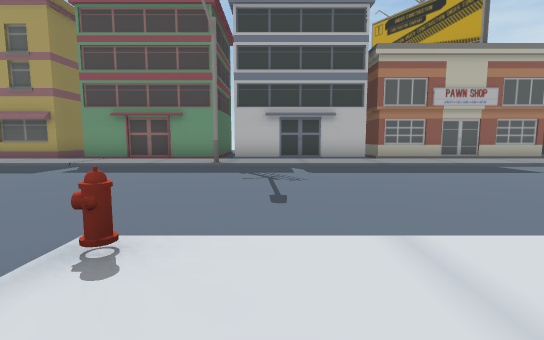
[1] (above)

22 first-person views from a walk through a Unity game level. The camera is 1.2 m above the floor, tilts 6° down and sees 85° across. The floor is counted in squares, 2 m on a side. Each view is taken from the middle of a square. On the plan, view 1 faces up. The plan holds only what a view shows up to about 9 squares ahead; the rest is blank. The place goes on beyond the plan.

[2]
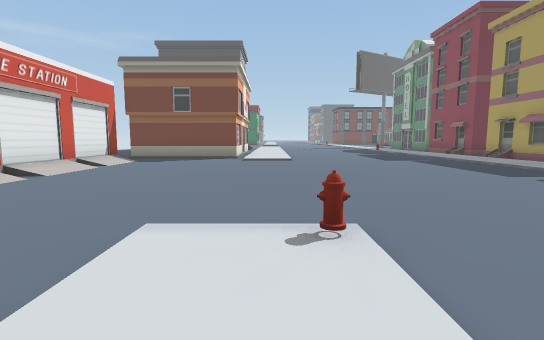

[3]
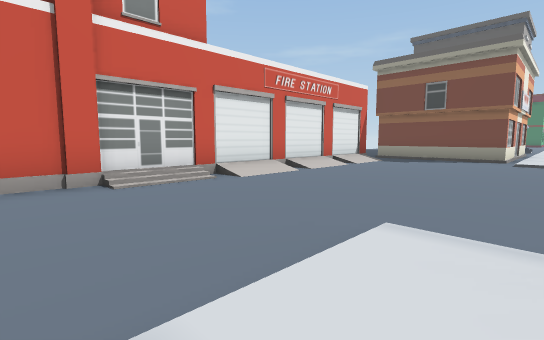

[4]
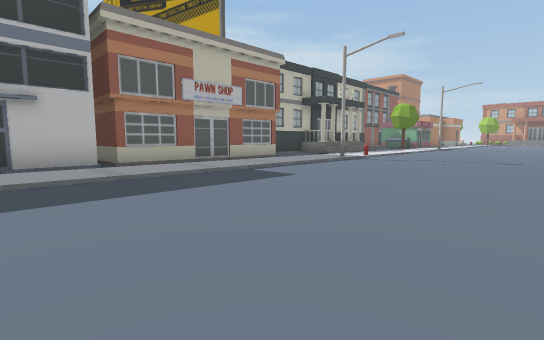

[5]
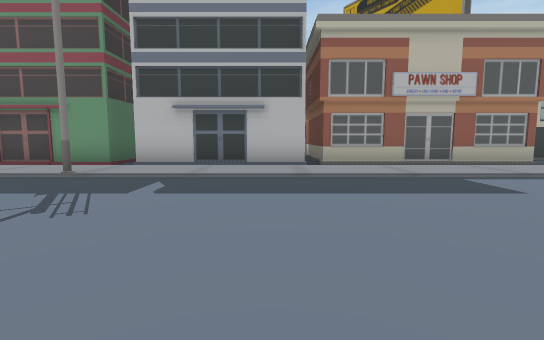

[6]
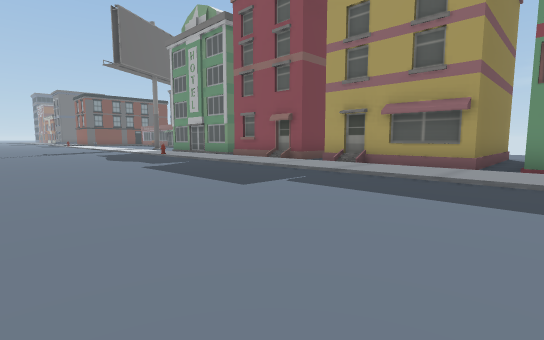

[7]
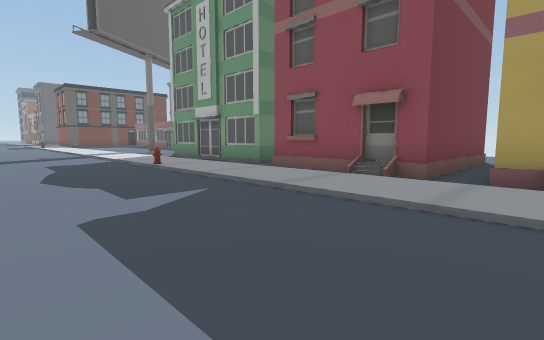

[8]
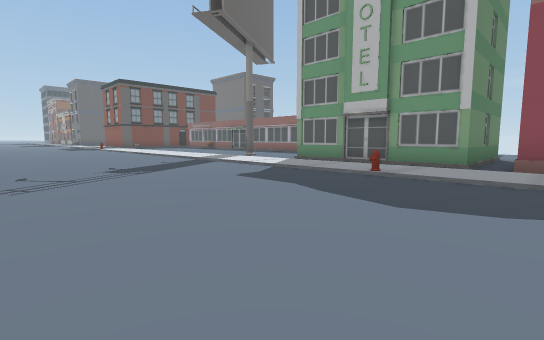

[9]
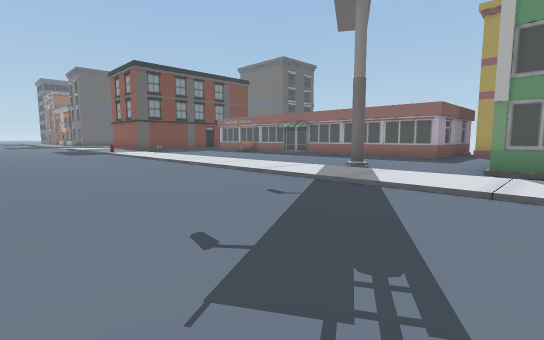

[10]
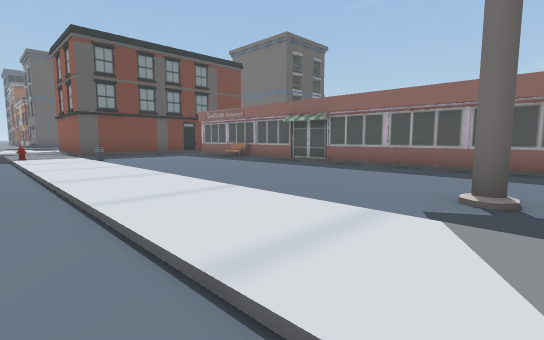

[11]
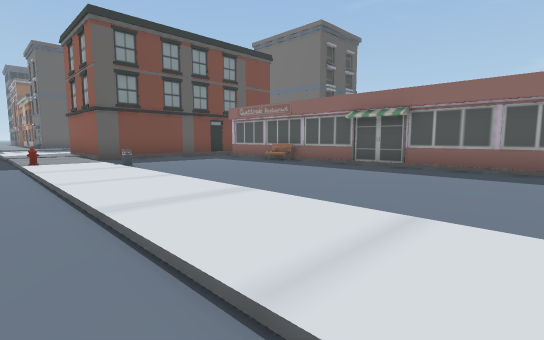

[12]
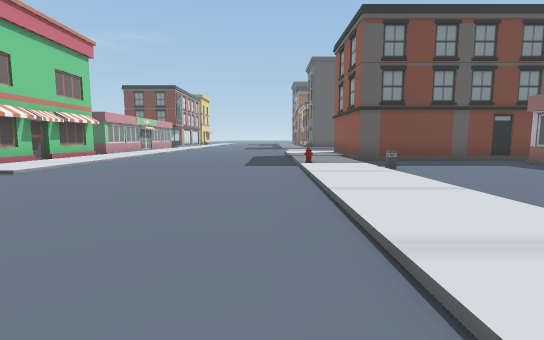

[13]
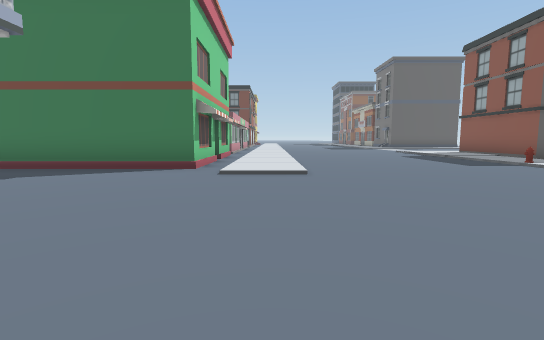

[14]
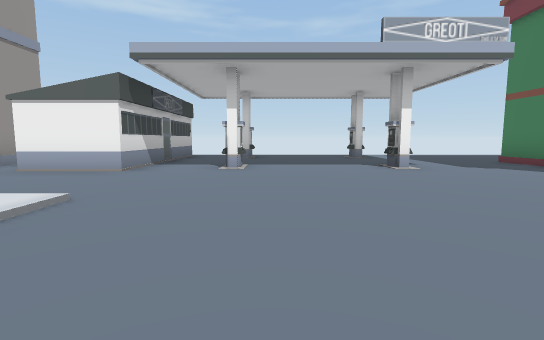

[15]
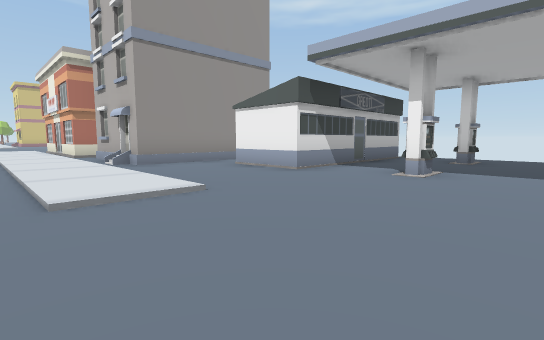

[16]
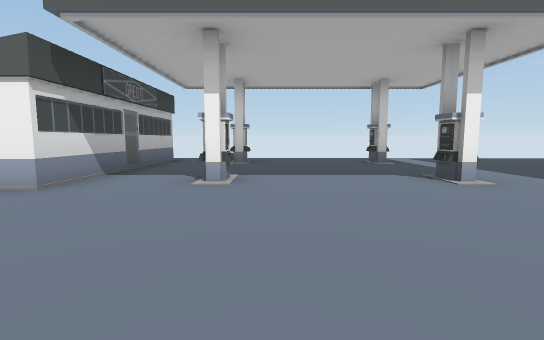

[17]
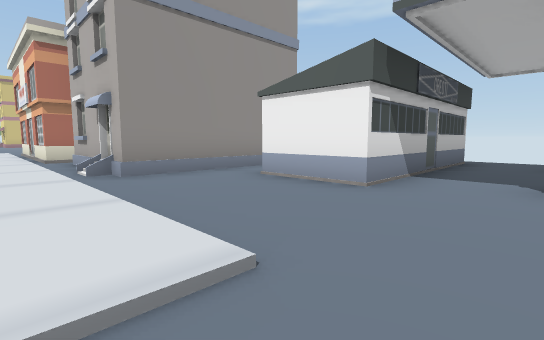

[18]
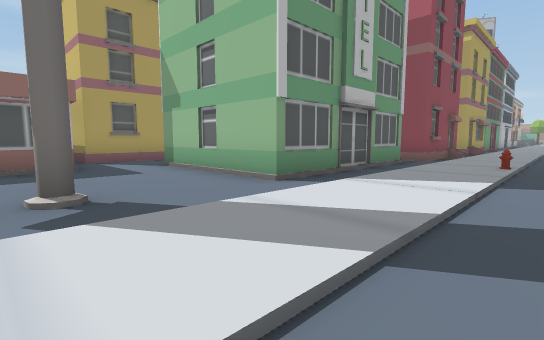

[19]
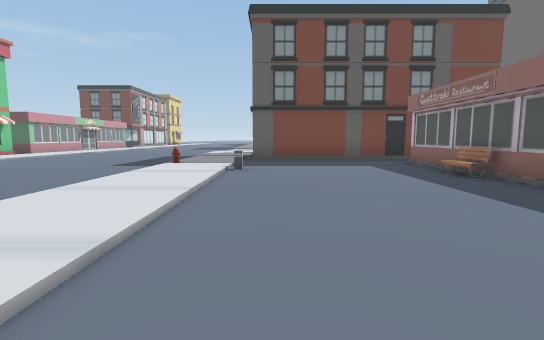

[20]
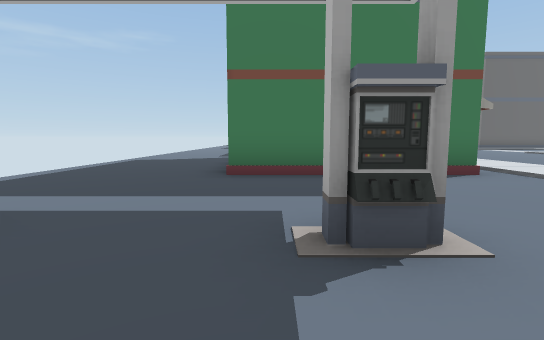

[21]
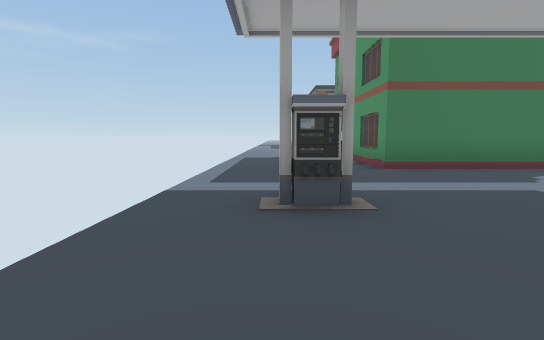

[22]
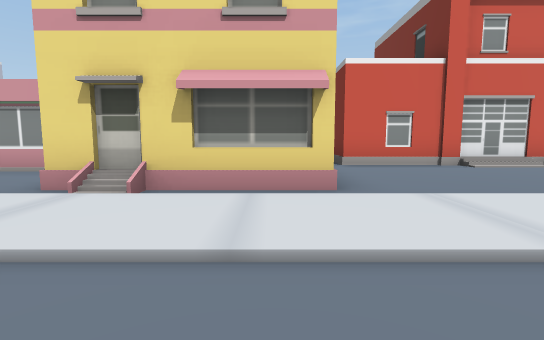

### Floor plan
Key: @ floor where view 1 was taken; # wall or solid block; . main floor; : floor 0.25 m higher than the main floor; / step, stairs or slope; B building; S streetlight; H hydrant; I billboard; N bin; E bench; O other object.
Columns run from 33 left of view 1 to 10 right of it. Each row starts with its distance up from view 1.
 17 BBB
 16   B
 15              #
 14              ..
 13 #.###########..    .B #.B B.
 12 #...E.........#    .  #.   .   BB
 11 #.............#   #.  #.   .              B#
 10 #.............#   #.  #.   .   #
  9 #..........I#.#B###.###.###.########/B####
  8  //N/////////////////
  7 ::O:::::::::::::::H::::::::::  :S:::::::  S
  6 ............................................
  5 ............................................
  4 ............................................
  3 ............................................
  2 ............................................
  1     /....../             /......H :
  0 /////....../////////   B//....../@///////
 -1 ##B#...........##B##    .............###..
 -2    #...........#        .............    ..
 -3    #..B...B.##.#         ///////.....    ##
 -4    #........#  #         ###########
 -5 ............#                      #
 -6 ............#
 -7 ......B...B.#
 -8 .............

Where each view was taken, in squares from view 1:
view 1: 0 up, 0 right, facing up
view 2: 1 up, 1 right, facing left
view 3: 1 up, 1 right, facing down-left
view 4: 2 up, 1 right, facing up-right
view 5: 2 up, 2 right, facing up
view 6: 2 up, 5 left, facing up-left
view 7: 4 up, 9 left, facing up-left
view 8: 2 up, 13 left, facing up-left
view 9: 3 up, 18 left, facing up-left
view 10: 6 up, 21 left, facing up-left
view 11: 6 up, 23 left, facing up-left
view 12: 6 up, 24 left, facing left
view 13: 1 up, 24 left, facing left
view 14: 3 up, 24 left, facing down
view 15: 2 up, 25 left, facing down-right
view 16: 1 up, 24 left, facing down
view 17: 1 up, 23 left, facing down-right
view 18: 6 up, 22 left, facing up-right
view 19: 9 up, 24 left, facing left
view 20: 4 down, 25 left, facing left
view 21: 7 down, 24 left, facing left
view 22: 3 up, 4 right, facing down
